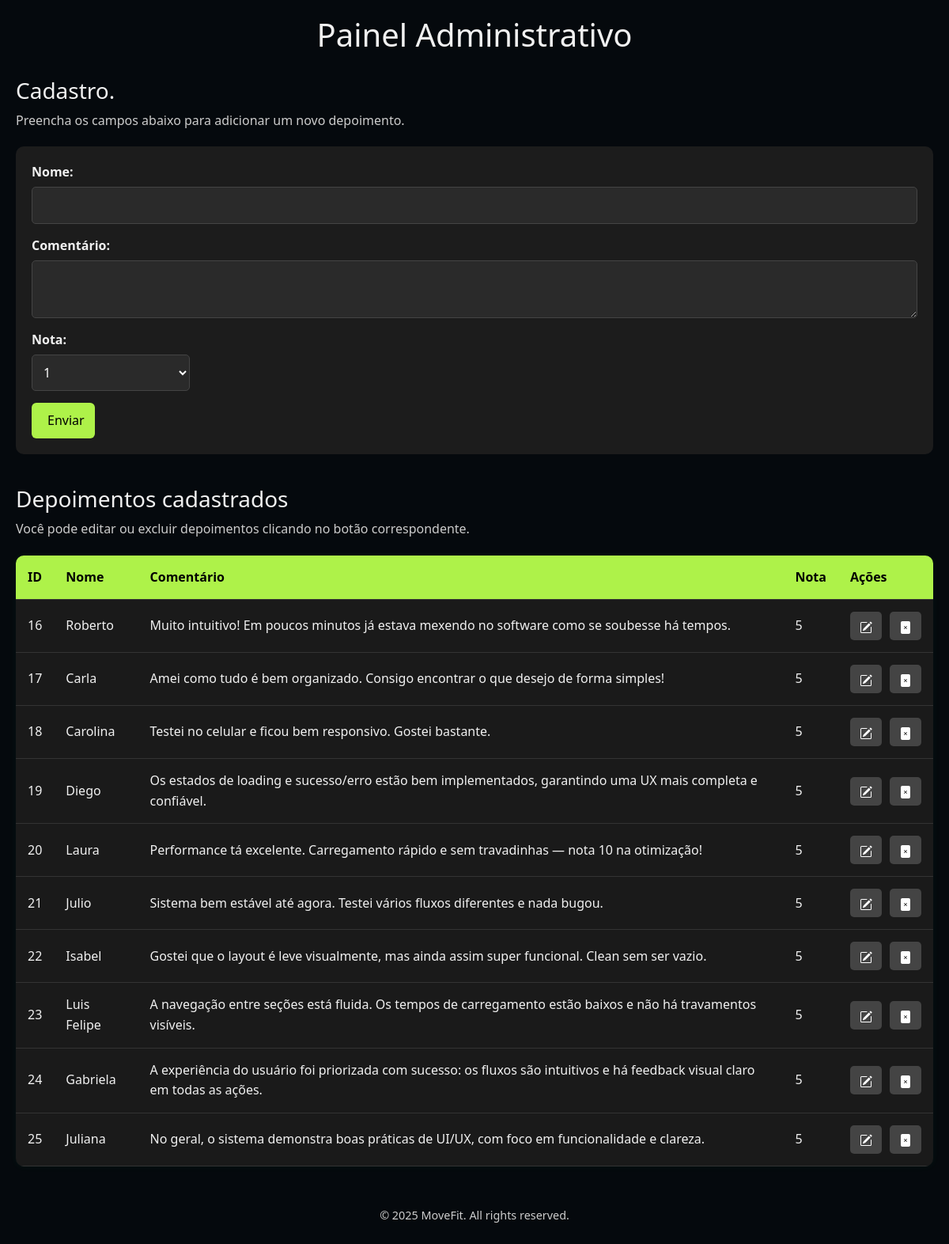
Page /movefit/admin/index.php on the committed database.
### tables this page shows
CREATE TABLE `depoimentos` (
  `id` int(11) NOT NULL,
  `nome` varchar(100) NOT NULL,
  `comentario` text NOT NULL,
  `nota` int(11) NOT NULL,
  `data` datetime DEFAULT current_timestamp()
);

### movefit/admin/index.php (the view, shortened to what this page needs)
<!DOCTYPE html>
<html lang="pt-br">
<head>
    <link href="https://cdn.jsdelivr.net/npm/bootstrap@5.3.5/dist/css/bootstrap.min.css" rel="stylesheet">
    <link rel="stylesheet" href="../assets/css/admin.css">
</head>
<body>
    <header>
        <h1>Painel Administrativo</h1>
    </header>
    <main>
        <div class="content">
            <div class="form-container">
                <h3>Cadastro.</h3>
                <p>Preencha os campos abaixo para adicionar um novo depoimento.</p>
                <form class="admin-form" action="inserir.php" method="POST">
                    <label for="nome">Nome:</label>
                    <input type="text" id="nome" name="nome" required>
                    <label for="comentario">Comentário:</label>
                    <textarea id="comentario" name="comentario" required></textarea>
                    <label for="nota">Nota:</label>
                    <select id="nota" name="nota" required>
                        <option value="1">1</option>
                    </select>
                    <button type="submit">Enviar</button>
                </form>
            </div>
            <div class="table-container">
                <h3>Depoimentos cadastrados</h3>
                <p>Você pode editar ou excluir depoimentos clicando no botão correspondente.</p>
                <table class="testimonials-table">
                    <thead>
                        <tr>
                            <th>ID</th>
                            <th>Nome</th>
                            <th>Comentário</th>
                            <th>Nota</th>
                            <th>Ações</th>
                        </tr>
                    </thead>
                    <tbody id="depoimentos">
                        <?php
                        require_once '../inc/conn.php';
                        $sql = "SELECT * FROM depoimentos";
                        $stmt = $conn->prepare($sql);
                        $stmt->execute();
                        $depoimentos = $stmt->fetchAll(PDO::FETCH_ASSOC);
                        foreach ($depoimentos as $depoimento):
                        ?>
                            <tr>
                                <td><?= htmlspecialchars($depoimento['id']) ?></td>
                                <td id="nome-<?= htmlspecialchars($depoimento['id']) ?>"><?= htmlspecialchars($depoimento['nome']) ?></td>
                                <td id="comentario-<?= htmlspecialchars($depoimento['id']) ?>"><?= htmlspecialchars($depoimento['comentario']) ?></td>
                                <td id="nota-<?= htmlspecialchars($depoimento['id']) ?>"><?= htmlspecialchars($depoimento['nota']) ?></td>
                                <td>
                                    <div class="actions" id="actions-<?= htmlspecialchars($depoimento['id']) ?>">
                                        <a data-id= <?= htmlspecialchars($depoimento['id']) ?> class="btn btn-warning editar" title="Editar">
                                        </a>
                                        <a href="excluir.php? id=<?= htmlspecialchars($depoimento['id']) ?>" class="btn btn-danger" title="Excluir">
                                        </a>
                                    </div>
                                </td>
                            </tr>
                        <?php endforeach; ?>
                    </tbody>
                </table>
            </div>
        </div>
    </main>
    <footer>
        <p>&copy; <?php echo date("Y"); ?> MoveFit. All rights reserved.</p>
    </footer>
</body>
</html>

### movefit/assets/css/admin.css (style rules this page uses)
body { font-family: 'Segoe UI', Tahoma, Geneva, Verdana, sans-serif; background-color: #05090D; color: #f1f1f1; line-height: 1.6; padding: 20px; }
header { text-align: center; margin-bottom: 30px; }
header h1 { font-size: 2.5rem; }
main { max-width: 1200px; margin: auto; }
p { margin-bottom: 20px; color: #ccc; }
.admin-form { display: flex; flex-direction: column; background-color: #1c1c1c; padding: 20px; border-radius: 10px; margin-bottom: 40px; }
.admin-form label { display: block; margin-bottom: 5px; font-weight: bold; }
.admin-form input, .admin-form textarea, .admin-form select { width: 100%; padding: 10px; margin-bottom: 15px; background-color: #2a2a2a; border: 1px solid #444; border-radius: 5px; color: #fff; }
.admin-form select { max-width: 200px; }
.admin-form button { width: 80px; background-color: #AEF249; color: #000; border: none; padding: 10px 20px; border-radius: 6px; cursor: pointer; transition: 0.3s; }
table { width: 100%; border-collapse: collapse; background-color: #1a1a1a; box-shadow: 0 0 10px rgba(0, 255, 136, 0.05); border-radius: 10px; overflow: hidden; }
th, td { padding: 15px; text-align: left; border-bottom: 1px solid #333; }
th { background-color: #AEF249; color: #000; }
.actions { display: flex; gap: 10px; height: 100%; }
.actions a, .actions button { background-color: #444; color: #fff; border: none; padding: 6px 12px; border-radius: 5px; cursor: pointer; text-decoration: none; }
footer { text-align: center; margin-top: 50px; font-size: 0.9rem; color: #555; }

### rows in the picture
depoimentos: id "16", nome "Roberto", comentario "Muito intuitivo! Em poucos minutos já estava mexendo no software como se soubesse há tempos.", nota "5"
depoimentos: id "17", nome "Carla", comentario "Amei como tudo é bem organizado. Consigo encontrar o que desejo de forma simples!", nota "5"
depoimentos: id "18", nome "Carolina", comentario "Testei no celular e ficou bem responsivo. Gostei bastante.", nota "5"
depoimentos: id "19", nome "Diego", comentario "Os estados de loading e sucesso/erro estão bem implementados, garantindo uma UX mais completa e confiável.", nota "5"
depoimentos: id "20", nome "Laura", comentario "Performance tá excelente. Carregamento rápido e sem travadinhas — nota 10 na otimização!", nota "5"
depoimentos: id "21", nome "Julio", comentario "Sistema bem estável até agora. Testei vários fluxos diferentes e nada bugou.", nota "5"
depoimentos: id "22", nome "Isabel", comentario "Gostei que o layout é leve visualmente, mas ainda assim super funcional. Clean sem ser vazio.", nota "5"
depoimentos: id "23", nome "Luis Felipe", comentario "A navegação entre seções está fluida. Os tempos de carregamento estão baixos e não há travamentos visíveis.", nota "5"
depoimentos: id "24", nome "Gabriela", comentario "A experiência do usuário foi priorizada com sucesso: os fluxos são intuitivos e há feedback visual claro em todas as ações.", nota "5"
depoimentos: id "25", nome "Juliana", comentario "No geral, o sistema demonstra boas práticas de UI/UX, com foco em funcionalidade e clareza.", nota "5"
